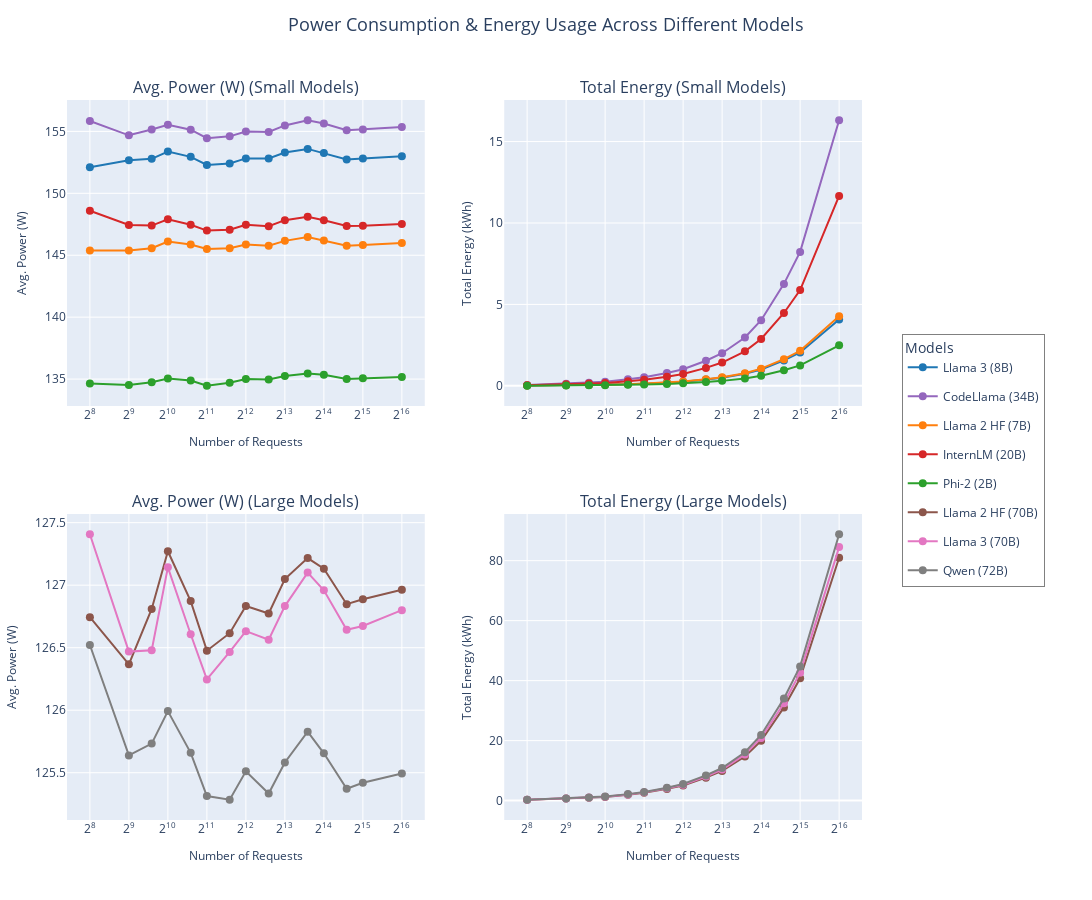

The code cell stored with this chart in its notebook:
### Code cell
import math
import plotly.graph_objects as go
from plotly.subplots import make_subplots
from matplotlib.colors import rgb2hex
import plotly.io as pio

# Define model categories
small_models = [
    "meta-llama/Meta-Llama-3-8B",
    "meta-llama/Llama-2-7b-hf",
    "microsoft/phi-2",
    "internlm/internlm-20b",
    "codellama/CodeLlama-34b-Instruct-hf"
]
large_models = [
    "meta-llama/Llama-2-70b-hf",
    "meta-llama/Meta-Llama-3-70B",
    "Qwen/Qwen-72B"
]

# Rename models for better readability
model_rename_map = {
    "meta-llama/Meta-Llama-3-8B":    "Llama 3 (8B)",
    "meta-llama/Llama-2-7b-hf":     "Llama 2 HF (7B)",
    "microsoft/phi-2":              "Phi-2 (2B)",
    "internlm/internlm-20b":        "InternLM (20B)",
    "codellama/CodeLlama-34b-Instruct-hf": "CodeLlama (34B)",
    "meta-llama/Llama-2-70b-hf":    "Llama 2 HF (70B)",
    "meta-llama/Meta-Llama-3-70B":  "Llama 3 (70B)",
    "Qwen/Qwen-72B":                "Qwen (72B)"
}
df["model_renamed"] = df["model"].map(model_rename_map)

# Separate small and large
df_small = df[df["model"].isin(small_models)].copy()
df_large = df[df["model"].isin(large_models)].copy()

# Warning checks
if df_small.empty:
    print("⚠️ Warning: No data found for small models!")
if df_large.empty:
    print("⚠️ Warning: No data found for large models!")

# Combine for consistent coloring across all models
df_all = pd.concat([df_small, df_large])
all_models = df_all["model_renamed"].unique()

# -------------------------------------------
# 2. Create a tab10 color palette for Plotly
# -------------------------------------------
# Get the tab10 colors from Seaborn, then convert to hex
tab10_palette = sns.color_palette("tab10", n_colors=len(all_models))
tab10_hex = [rgb2hex(color) for color in tab10_palette]
model_color_map = dict(zip(all_models, tab10_hex))

# ----------------------------------
# 3. Set up Plotly subplots (2x2)
# ----------------------------------
fig = make_subplots(
    rows=2, 
    cols=2,
    subplot_titles=[
        "Avg. Power (W) (Small Models)",
        "Total Energy (Small Models)",
        "Avg. Power (W) (Large Models)",
        "Total Energy (Large Models)",
    ],
    vertical_spacing=0.15,
    horizontal_spacing=0.10
)

# Track which models have appeared, so each model shows up in the legend once
used_legend = set()

# ---------------------------------------
# 4. Helper function to add line traces
# ---------------------------------------
def add_line_traces(data, row, col, y_col, y_label):
    # Sort data by num_requests so lines go in order
    data = data.sort_values(by="num_requests")
    
    for model in data["model_renamed"].unique():
        model_data = data[data["model_renamed"] == model]
        
        # Hover text details
        hover_text = [
            f"Model: {model}<br>"
            f"Requests: {nr}<br>"
            f"Avg. Power: {pw:.2f} W<br>"
            f"Total Energy: {en:.2f} kWh<br>"
            f"Execution Time: {et:.2f} s"
            for nr, pw, en, et in zip(
                model_data["num_requests"],
                model_data["average_power_watts"],
                model_data["total_energy_kwh"],
                model_data["execution_time_s"]
            )
        ]
        
        show_legend_for_this_trace = False
        if model not in used_legend:
            show_legend_for_this_trace = True
            used_legend.add(model)
        
        fig.add_trace(
            go.Scatter(
                x=model_data["num_requests"],
                y=model_data[y_col],
                mode="lines+markers",
                name=model,
                marker=dict(size=8),
                line=dict(color=model_color_map[model]),
                hoverinfo="text",
                hovertext=hover_text,
                showlegend=show_legend_for_this_trace,
                legendgroup=model  # ensures consistent legend grouping
            ),
            row=row,
            col=col
        )

# ------------------------------------------------
# 5. Add traces for small (top row) and large (bottom row)
# ------------------------------------------------
add_line_traces(df_small, 1, 1, "average_power_watts", "Avg. Power (W)")
add_line_traces(df_small, 1, 2, "total_energy_kwh", "Total Energy (kWh)")
add_line_traces(df_large, 2, 1, "average_power_watts", "Avg. Power (W)")
add_line_traces(df_large, 2, 2, "total_energy_kwh", "Total Energy (kWh)")

# ------------------------------------------------
# 6. Style & Layout Updates
# ------------------------------------------------
fig.update_layout(
    title_text="Power Consumption & Energy Usage Across Different Models",
    title_x=0.5,
    title_y=0.98,
    title_font=dict(size=18),
    width=1300,
    height=900,
    margin=dict(l=60, r=230, t=100, b=80),  # extra space on right for legend
    hovermode="x unified"
)

# Legend on the right, centered vertically
fig.update_layout(
    legend=dict(
        title="Models",
        x=1.05,           
        xanchor="left",
        y=0.5,
        yanchor="middle",
        orientation="v",
        font=dict(size=12),
        bordercolor="gray",
        borderwidth=1
    )
)

# ------------------------------------------------
# 7. Axis Labels and "Power-of-2" x-axis ticks
# ------------------------------------------------
max_requests = df_all["num_requests"].max()
if max_requests < 2:
    # Edge case if your data never exceeds 1
    tickvals = [1]
    ticktext = ["1"]
else:
    max_pow = math.ceil(math.log2(max_requests))
    tickvals = [2**i for i in range(max_pow + 1)]
    # Display ticks as exponent notation: "2^0", "2^1", etc.
    ticktext = [f"2<sup>{i}</sup>" for i in range(max_pow + 1)]

# Apply these settings to all x-axes
for i in range(1, 5):
    fig.update_xaxes(
        type="log",
        tickmode="array",
        tickvals=tickvals,
        ticktext=ticktext,      # shows powers of 2 on the axis
        title_text="Number of Requests",
        title_font=dict(size=12),
        row=(i+1)//2,
        col=2 if i % 2 == 0 else 1,
    )

# Y-axis labels
fig.update_yaxes(title_text="Avg. Power (W)", row=1, col=1, title_font=dict(size=12))
fig.update_yaxes(title_text="Total Energy (kWh)", row=1, col=2, title_font=dict(size=12))
fig.update_yaxes(title_text="Avg. Power (W)", row=2, col=1, title_font=dict(size=12))
fig.update_yaxes(title_text="Total Energy (kWh)", row=2, col=2, title_font=dict(size=12))

# ---------------------
# 8. Show the figure
# ---------------------
fig.show()
